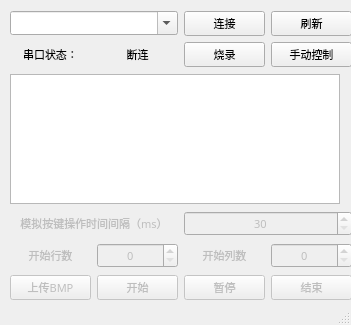
<?xml version="1.0" encoding="UTF-8"?>
<ui version="4.0">
 <class>AutoSplatoon</class>
 <widget class="QMainWindow" name="AutoSplatoon">
  <property name="geometry">
   <rect>
    <x>0</x>
    <y>0</y>
    <width>351</width>
    <height>325</height>
   </rect>
  </property>
  <property name="font">
   <font>
    <family>Consolas</family>
   </font>
  </property>
  <property name="windowTitle">
   <string>AutoSplatoon</string>
  </property>
  <property name="windowIcon">
   <iconset resource="Icons.qrc">
    <normaloff>:/icons/Splatoon_2_-_Green_Inkling_Squid_icon.png</normaloff>:/icons/Splatoon_2_-_Green_Inkling_Squid_icon.png</iconset>
  </property>
  <widget class="QWidget" name="centralwidget">
   <widget class="QWidget" name="verticalLayoutWidget">
    <property name="geometry">
     <rect>
      <x>10</x>
      <y>10</y>
      <width>342</width>
      <height>291</height>
     </rect>
    </property>
    <property name="font">
     <font>
      <family>微软雅黑</family>
      <pointsize>8</pointsize>
      <bold>false</bold>
     </font>
    </property>
    <layout class="QVBoxLayout" name="verticalLayout">
     <item>
      <layout class="QGridLayout" name="gridLayout">
       <item row="1" column="1">
        <layout class="QHBoxLayout" name="horizontalLayout_2">
         <item>
          <widget class="QPushButton" name="serialConnectButton">
           <property name="font">
            <font>
             <family>微软雅黑</family>
             <pointsize>8</pointsize>
             <bold>false</bold>
            </font>
           </property>
           <property name="text">
            <string>连接</string>
           </property>
          </widget>
         </item>
         <item>
          <widget class="QPushButton" name="serialRefreshButton">
           <property name="font">
            <font>
             <family>微软雅黑</family>
             <pointsize>8</pointsize>
             <bold>false</bold>
            </font>
           </property>
           <property name="text">
            <string>刷新</string>
           </property>
          </widget>
         </item>
        </layout>
       </item>
       <item row="3" column="0">
        <layout class="QHBoxLayout" name="horizontalLayout">
         <item>
          <widget class="QLabel" name="label_3">
           <property name="font">
            <font>
             <family>微软雅黑</family>
             <pointsize>8</pointsize>
             <bold>false</bold>
            </font>
           </property>
           <property name="text">
            <string>串口状态：</string>
           </property>
           <property name="alignment">
            <set>Qt::AlignCenter</set>
           </property>
          </widget>
         </item>
         <item>
          <widget class="QLabel" name="serialStatusLabel">
           <property name="font">
            <font>
             <family>微软雅黑</family>
             <pointsize>8</pointsize>
             <bold>false</bold>
            </font>
           </property>
           <property name="text">
            <string>断连</string>
           </property>
           <property name="alignment">
            <set>Qt::AlignCenter</set>
           </property>
          </widget>
         </item>
        </layout>
       </item>
       <item row="1" column="0">
        <widget class="QComboBox" name="serialPortsBox">
         <property name="font">
          <font>
           <family>微软雅黑</family>
           <pointsize>8</pointsize>
           <bold>false</bold>
          </font>
         </property>
         <property name="editable">
          <bool>true</bool>
         </property>
        </widget>
       </item>
       <item row="3" column="1">
        <layout class="QHBoxLayout" name="horizontalLayout_3">
         <item>
          <widget class="QPushButton" name="flashButton">
           <property name="enabled">
            <bool>true</bool>
           </property>
           <property name="font">
            <font>
             <family>微软雅黑</family>
             <pointsize>8</pointsize>
             <bold>false</bold>
            </font>
           </property>
           <property name="text">
            <string>烧录</string>
           </property>
          </widget>
         </item>
         <item>
          <widget class="QPushButton" name="manualButton">
           <property name="font">
            <font>
             <family>微软雅黑</family>
             <pointsize>8</pointsize>
             <bold>false</bold>
            </font>
           </property>
           <property name="text">
            <string>手动控制</string>
           </property>
          </widget>
         </item>
        </layout>
       </item>
      </layout>
     </item>
     <item>
      <widget class="QGraphicsView" name="graphicsView">
       <property name="enabled">
        <bool>true</bool>
       </property>
       <property name="sizePolicy">
        <sizepolicy hsizetype="Maximum" vsizetype="Maximum">
         <horstretch>0</horstretch>
         <verstretch>0</verstretch>
        </sizepolicy>
       </property>
       <property name="maximumSize">
        <size>
         <width>330</width>
         <height>130</height>
        </size>
       </property>
       <property name="font">
        <font>
         <family>微软雅黑</family>
         <pointsize>8</pointsize>
         <bold>false</bold>
        </font>
       </property>
      </widget>
     </item>
     <item>
      <layout class="QHBoxLayout" name="horizontalLayout_4">
       <item>
        <widget class="QLabel" name="label">
         <property name="enabled">
          <bool>false</bool>
         </property>
         <property name="text">
          <string>模拟按键操作时间间隔（ms）</string>
         </property>
         <property name="alignment">
          <set>Qt::AlignCenter</set>
         </property>
        </widget>
       </item>
       <item>
        <widget class="QSpinBox" name="intervalBox">
         <property name="enabled">
          <bool>false</bool>
         </property>
         <property name="alignment">
          <set>Qt::AlignCenter</set>
         </property>
         <property name="minimum">
          <number>30</number>
         </property>
         <property name="maximum">
          <number>100</number>
         </property>
        </widget>
       </item>
      </layout>
     </item>
     <item>
      <layout class="QHBoxLayout" name="horizontalLayout_6">
       <item>
        <widget class="QLabel" name="label_2">
         <property name="enabled">
          <bool>false</bool>
         </property>
         <property name="text">
          <string>开始行数</string>
         </property>
         <property name="alignment">
          <set>Qt::AlignCenter</set>
         </property>
        </widget>
       </item>
       <item>
        <widget class="QSpinBox" name="rowBox">
         <property name="enabled">
          <bool>false</bool>
         </property>
         <property name="alignment">
          <set>Qt::AlignCenter</set>
         </property>
         <property name="minimum">
          <number>0</number>
         </property>
         <property name="maximum">
          <number>119</number>
         </property>
        </widget>
       </item>
       <item>
        <widget class="QLabel" name="label_4">
         <property name="enabled">
          <bool>false</bool>
         </property>
         <property name="text">
          <string>开始列数</string>
         </property>
         <property name="alignment">
          <set>Qt::AlignCenter</set>
         </property>
        </widget>
       </item>
       <item>
        <widget class="QSpinBox" name="columnBox">
         <property name="enabled">
          <bool>false</bool>
         </property>
         <property name="alignment">
          <set>Qt::AlignCenter</set>
         </property>
         <property name="minimum">
          <number>0</number>
         </property>
         <property name="maximum">
          <number>319</number>
         </property>
        </widget>
       </item>
      </layout>
     </item>
     <item>
      <layout class="QHBoxLayout" name="horizontalLayout_5">
       <item>
        <widget class="QPushButton" name="uploadButton">
         <property name="enabled">
          <bool>false</bool>
         </property>
         <property name="font">
          <font>
           <family>微软雅黑</family>
           <pointsize>8</pointsize>
           <bold>false</bold>
          </font>
         </property>
         <property name="text">
          <string>上传BMP</string>
         </property>
        </widget>
       </item>
       <item>
        <widget class="QPushButton" name="startButton">
         <property name="enabled">
          <bool>false</bool>
         </property>
         <property name="font">
          <font>
           <family>微软雅黑</family>
           <pointsize>8</pointsize>
           <bold>false</bold>
          </font>
         </property>
         <property name="text">
          <string>开始</string>
         </property>
        </widget>
       </item>
       <item>
        <widget class="QPushButton" name="pauseButton">
         <property name="enabled">
          <bool>false</bool>
         </property>
         <property name="font">
          <font>
           <family>微软雅黑</family>
           <pointsize>8</pointsize>
           <bold>false</bold>
          </font>
         </property>
         <property name="text">
          <string>暂停</string>
         </property>
        </widget>
       </item>
       <item>
        <widget class="QPushButton" name="haltButton">
         <property name="enabled">
          <bool>false</bool>
         </property>
         <property name="font">
          <font>
           <family>微软雅黑</family>
           <pointsize>8</pointsize>
           <bold>false</bold>
          </font>
         </property>
         <property name="text">
          <string>结束</string>
         </property>
        </widget>
       </item>
      </layout>
     </item>
    </layout>
   </widget>
  </widget>
  <widget class="QStatusBar" name="statusbar"/>
  <action name="actionQuit">
   <property name="text">
    <string>Quit</string>
   </property>
  </action>
 </widget>
 <resources>
  <include location="Icons.qrc"/>
 </resources>
 <connections/>
</ui>
